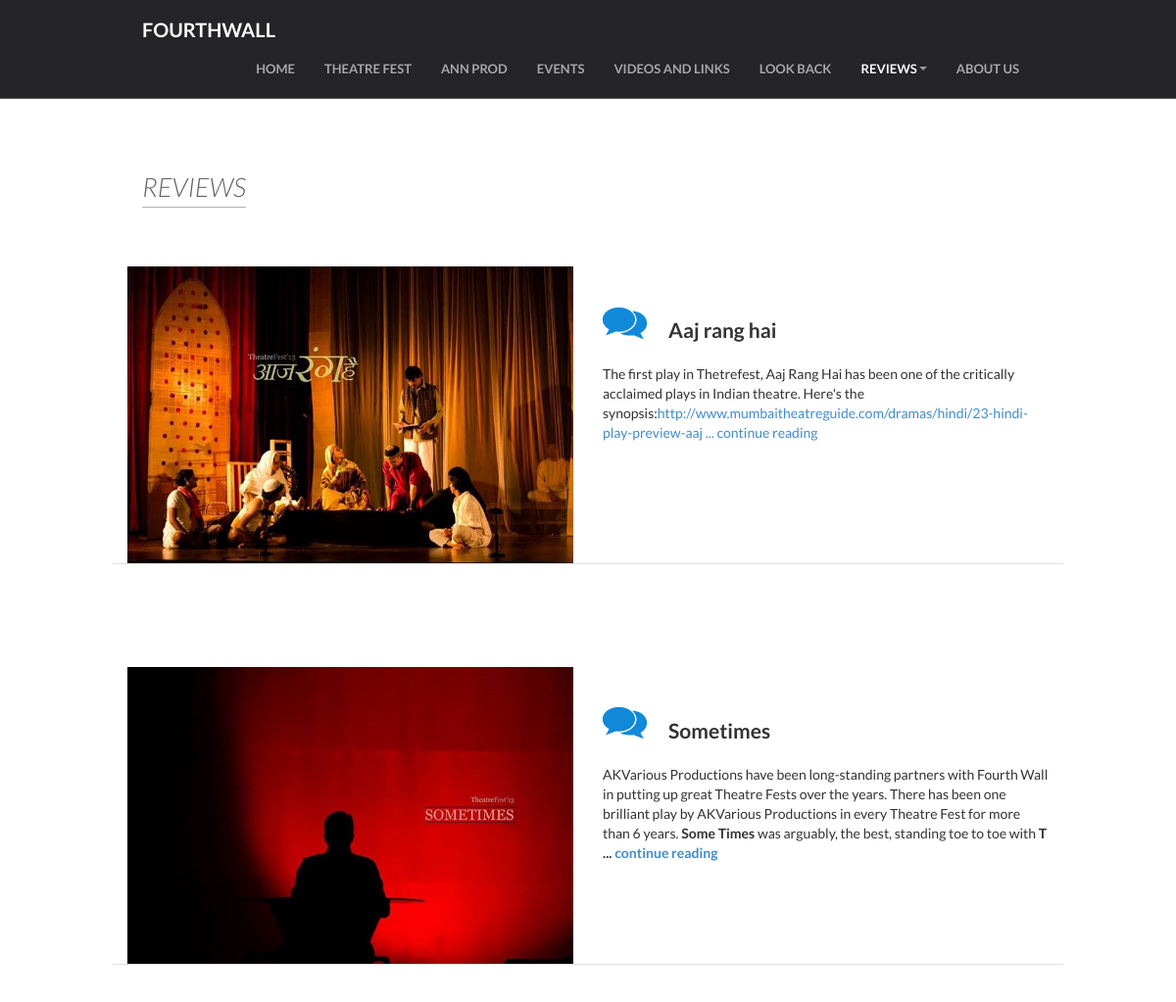
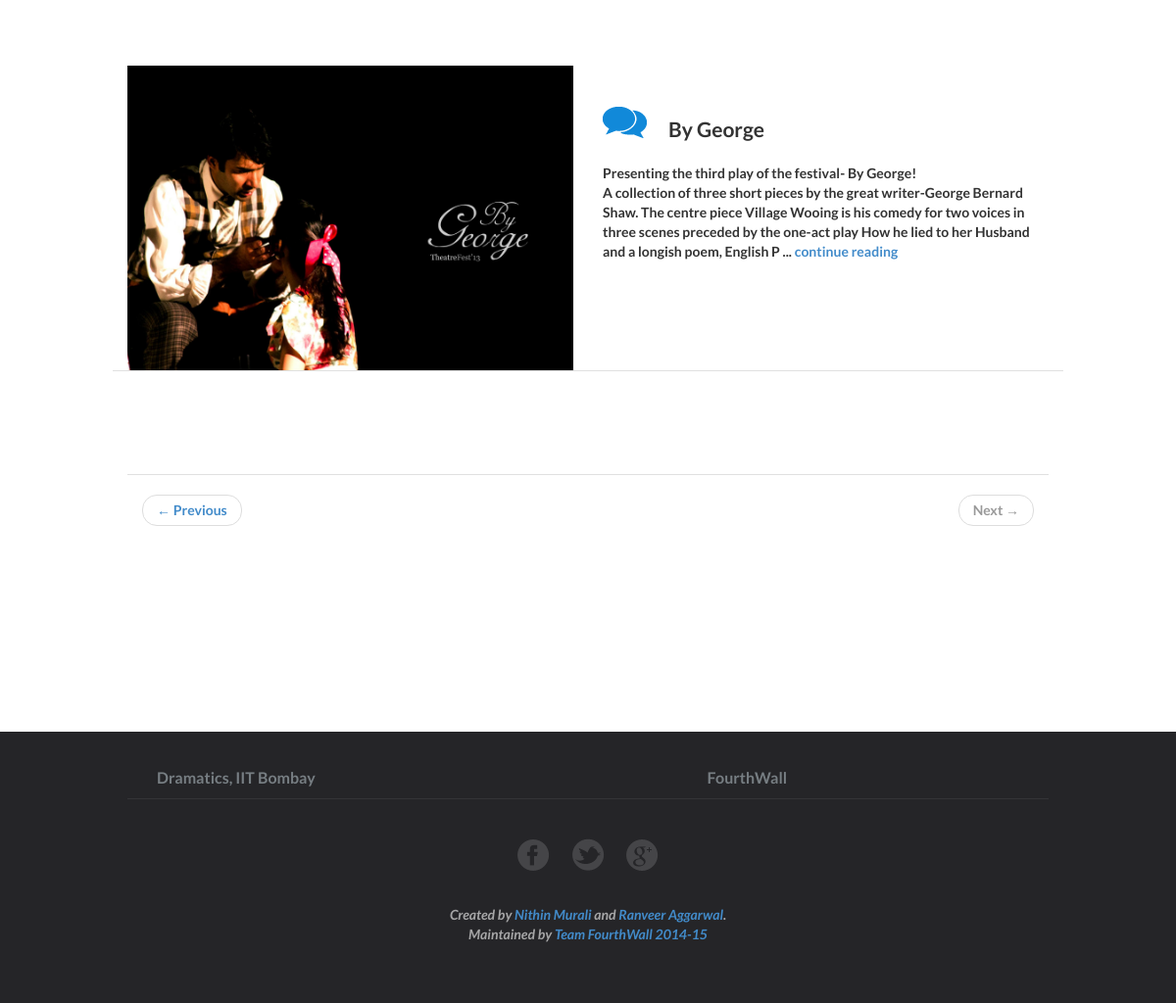
The page /review.php?pagenum=2&sub=1 on the database its author committed (2 pictures, top to bottom).
### tables this page shows
CREATE TABLE IF NOT EXISTS `reviews` (
  `ID` int(11) NOT NULL AUTO_INCREMENT,
  `name` varchar(255) NOT NULL,
  `author` varchar(255) NOT NULL,
  `content` mediumtext,
  `dated` date DEFAULT NULL,
  `type` int(11) DEFAULT NULL,
  PRIMARY KEY (`ID`)
);

### review.php (the view, shortened to what this page needs)
<!DOCTYPE html>
<html>
<head>
    <link href="css/bootstrap/bootstrap.min.css" rel="stylesheet" />
    <link rel="stylesheet" href="css/compiled/bootstrap-overrides.css" type="text/css" />
    <link rel="stylesheet" type="text/css" href="css/compiled/theme.css" />
    <link rel="stylesheet" href="css/compiled/features.css" type="text/css" media="screen" />
    <link rel="stylesheet" type="text/css" href="css/lib/animate.css" />
</head>
<body>
    <?php include 'nav-bar static.php'; ?>
    <div id="features" class="features_page">
        <div class="container">
            <div class="feature_wrapper option1">
                <div class="section_header">
                    <h3>REVIEWS</h3>
                </div>
            <?php
                if ((!isset($_GET['pagenum'])) || (!is_numeric($_GET['pagenum'])) || ($_GET['pagenum'] < 1)) { $pagenum = 1; }
                else { $pagenum = $_GET['pagenum']; }
                    $subt=$_GET['sub'];
                        if($_GET["sub"]=="all")
                        {$result = mysql_query("SELECT * FROM reviews") or die('cant fetch data');}
                        else
                        {$result = mysql_query("SELECT * FROM reviews WHERE type = $subt") or die('cant fetch data');}
                        $rows = mysql_num_rows($result);
                        $page_rows = 4;
                        $last = ceil($rows/$page_rows);
                        $max = ($pagenum - 1) * $page_rows;
                        if($_GET["sub"]=="all")
                        $result2 = mysql_query("SELECT  * from reviews where ID > $max order by ID asc limit $page_rows") or die(mysql_error());
                        else
                        $result2 = mysql_query("SELECT  * from reviews where ID > $max AND type = $subt order by ID asc limit $page_rows") or die(mysql_error());
                        echo '
                            <div class="row feature last">';
                        while($row = mysql_fetch_array( $result2 ))
                        {
                                        $files = scandir('img/reviews pics');
                                        foreach($files as $file)
                                        {
                                             if($file=='.' || $file == '..') continue;
                                              $picid=explode('.', $file);
                                              if(trim($picid[0])==$row["ID"]."@1")
                                              {
                                                $mainpic=$file;
                                                break;
                                              }
                                        }
                                    $review= substr($row['content'],0,300) . " ... ";
                                    echo '
                                        <div class="row feature ">
                                            <div class="col-sm-6 pic-left">
                                                <img src="img/reviews pics/'.$mainpic.'" class="pull-left img-responsive" />
                                            </div>
                                            <div class="col-sm-6 info info-right">
                                                <h3>
                                                    <img src="img/features-ico2.png" />
                                                    '.$row["name"].'
                                                </h3>
                                                <p>
                                                '.$review.'<a href="blogpost.php?type=reviews&id='.$row["ID"].'">continue reading</a>' .'
                                                </p>
                                            </div>
                                        </div>
                                        <br><br>';
                                            $mainpic=" ";
                               }
                            echo '</div>';
                             if($last==1)
                            {
                                    echo'
                                        <div class="paginator-container">
                                            <ul class="pager">
                                            <li class="previous disabled"><a href="#">&larr; Previous</a></li>
                                            <li class="next disabled"><a href="">Next &rarr;</a></li>
                                            </ul>
                                        </div>
                                    </div>
                                    </div>
                                </div>';
                            }
                            else  if($pagenum==$last)
                            {
                            echo'
                                        <div class="paginator-container">
                                            <ul class="pager">
                                            <li class="previous"><a href="'.$_SERVER['PHP_SELF'].'?pagenum='.($pagenum-1).'&sub='.$subt.'">&larr; Previous</a></li>
                                            <li class="next disabled"><a href="#">Next &rarr;</a></li>
                                            </ul>
                                        </div>
                                    </div>
                                    </div>
                                </div>';
                            }
             ?>
    <?php include 'footer.php'; ?>
</body>
</html>

### css/compiled/theme.css (style rules this page uses)
html { margin: 0; }
body { position: relative; -webkit-font-smoothing: antialiased; font-family: 'Lato', sans-serif !important; padding-top: 107px; line-height: 20px; }
body h1, body h2, body h3, body h4, body h5, body h6, body .h1, body .h2, body .h3, body .h4, body .h5, body .h6 { font-family: 'Lato', sans-serif !important; font-weight: bold; color: inherit; text-rendering: optimizelegibility; }
body h1, body h2, body h3 { line-height: 40px; }
.section_header { width: 100%; margin-bottom: 60px; }
.section_header h3 { color: #646464; font-weight: 300; font-style: italic; font-size: 27px; border-bottom: 1px solid #b3b3b3; padding-bottom: 0px; display: inline-block; margin: 0; }

### css/compiled/features.css (style rules this page uses)
#features { margin-top: 70px; }
#features .option1 { margin-bottom: 70px; }
#features .option1 .feature { border-bottom: 1px solid #e0e0e0; margin-bottom: 65px; }
#features .option1 .feature .info h3 { font-size: 21px; margin-top: 45px; }
#features .option1 .feature .info h3 img { margin-right: 18px; position: relative; top: -10px; }
#features .option1 .feature .info p { margin-top: 15px; }
#features .option1 .last { margin-bottom: 0; }

### rows shown on the page
reviews: shows a picture, name "Aaj rang hai", content "The first play in Thetrefest, Aaj Rang Hai has been one of the critically acclaimed plays in Indian theatre. Here's the synopsis: http://www.mumbaitheatreguide.com/dramas/hindi/23-hindi-play-preview-aaj ..."
reviews: shows a picture, name "Sometimes", content "AKVarious Productions have been long-standing partners with Fourth Wall in putting up great Theatre Fests over the years. There has been one brilliant play by AKVarious Productions in every Theatre Fest for more than 6 years. Some Times was arguably, the best, standing toe to toe with T ..."
reviews: shows a picture, name "By George", content "Presenting the third play of the festival- By George! A collection of three short pieces by the great writer-George Bernard Shaw. The centre piece Village Wooing is his comedy for two voices in three scenes preceded by the one-act play How he lied to her Husband and a longish poem, English P ..."
